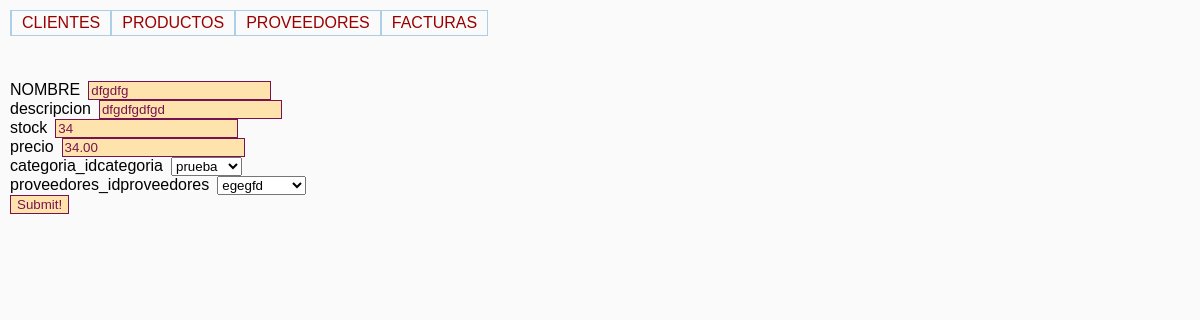
Page /index.php/productos/edit/1 on the committed database.
### tables this page shows
CREATE TABLE IF NOT EXISTS `productos` (
  `idarticulos` int(11) NOT NULL AUTO_INCREMENT,
  `nombre` varchar(45) DEFAULT NULL,
  `descripcion` varchar(45) DEFAULT NULL,
  `stock` int(10) unsigned DEFAULT NULL,
  `precio` double(20,2) DEFAULT NULL,
  `categoria_idcategoria` int(11) NOT NULL,
  `proveedores_idproveedores` int(10) unsigned NOT NULL,
  PRIMARY KEY (`idarticulos`,`proveedores_idproveedores`),
  KEY `fk_productos_categoria1` (`categoria_idcategoria`),
  KEY `fk_productos_proveedores1` (`proveedores_idproveedores`)
);

### application/controllers/productos.php (called while the page is built, shortened)
<?php
class Productos extends CI_Controller {
	public function edit($id){
		$this->db->where(array('idarticulos'=>$id));
		$producto=$this->db->get('productos');
		$data['producto']=$producto->result();
		$data['menu']=main_menu();
		$this->load->view('productosedit',$data);
	}
	}

### index.php (called while the page is built, shortened)
<?php
require_once BASEPATH.'core/CodeIgniter.php';

### application/views/productosedit.php (the view, shortened to what this page needs)
<!DOCTYPE html PUBLIC "-//W3C//DTD XHTML 1.0 Transitional//EN" "http://www.w3.org/TR/xhtml1/DTD/xhtml1-transitional.dtd">
<html xmlns="http://www.w3.org/1999/xhtml">
<head>
</head>
<body>
	<?php
			echo $menu;
                          echo"<br>";
		echo form_open('productos/save');
		  echo"<br>";
                echo form_label('NOMBRE','nombre');
		echo form_input('nombre', $nombre=(!empty($producto[0]->nombre) ? $producto[0]->nombre:''));
		  echo"<br>";
                echo form_label('descripcion','descripcion');
		echo form_input('descripcion', $descripcion=(!empty($producto[0]->descripcion) ? $producto[0]->descripcion:''));
		  echo"<br>";
                echo form_label('stock','stock');
		echo form_input('stock', $stock=(!empty($producto[0]->stock) ? $producto[0]->stock:''));
		  echo"<br>";
                echo form_label('precio','precio');
		echo form_input('precio', $precio=(!empty($producto[0]->precio) ? $producto[0]->precio:''));
		  echo"<br>";
                echo form_label('categoria_idcategoria','categoria_idcategoria');
		echo combo_categorias($categoria_idcategoria=(!empty($producto[0]->categoria_idcategoria) ? $producto[0]->categoria_idcategoria:''));
		  echo"<br>";
                echo form_label('proveedores_idproveedores','proveedores_idproveedores');
		echo combo_proveedores($proveedores_idproveedores=(!empty($producto[0]->proveedores_idproveedores) ? $producto[0]->proveedores_idproveedores:''));
		  echo"<br>";
                echo form_submit('', 'Submit!');
		echo form_close();
	?>
</body>
</html>

### styles/styles.css (style rules this page uses)
body { font-family: Gill, Helvetica, sans-serif; padding: 5px; margin: 5px; background: #fafafa; }
a { color:#900; text-transform: uppercase; text-decoration: none; display: block; padding: 3px 10px; text-align: center; }
ul, li { list-style-type: none; }
ul { margin: 0; padding: 0; height: 25px; margin-bottom: 10px; }
ul :first-child { border-left: 1px solid #ACCFE8; }
li { border-bottom: 1px solid #ACCFE8; border-top: 1px solid #ACCFE8; border-right: 1px solid #ACCFE8; float: left; }
label { float: left; text-align: right; margin-right: 0.5em; display: block }
input { color: #781351; background: #fee3ad; border: 1px solid #781351 }

### rows in the picture
productos: nombre "dfgdfg", descripcion "dfgdfgdfgd", stock "34", precio "34.00"

### other values in the picture
$menu "CLIENTES PRODUCTOS PROVEEDORES FACTURAS"
form_label('NOMBRE','nombre') "NOMBRE"
form_label('descripcion','descripcion') "descripcion"
form_label('stock','stock') "stock"
form_label('precio','precio') "precio"
form_label('categoria_idcategoria','categoria_idcategoria') "categoria_idcategoria"
form_label('proveedores_idproveedores','proveedores_idproveedores') "proveedores_idproveedores"
form field categoria_idcategoria "prueba"
form field proveedores_idproveedores "egegfd"
